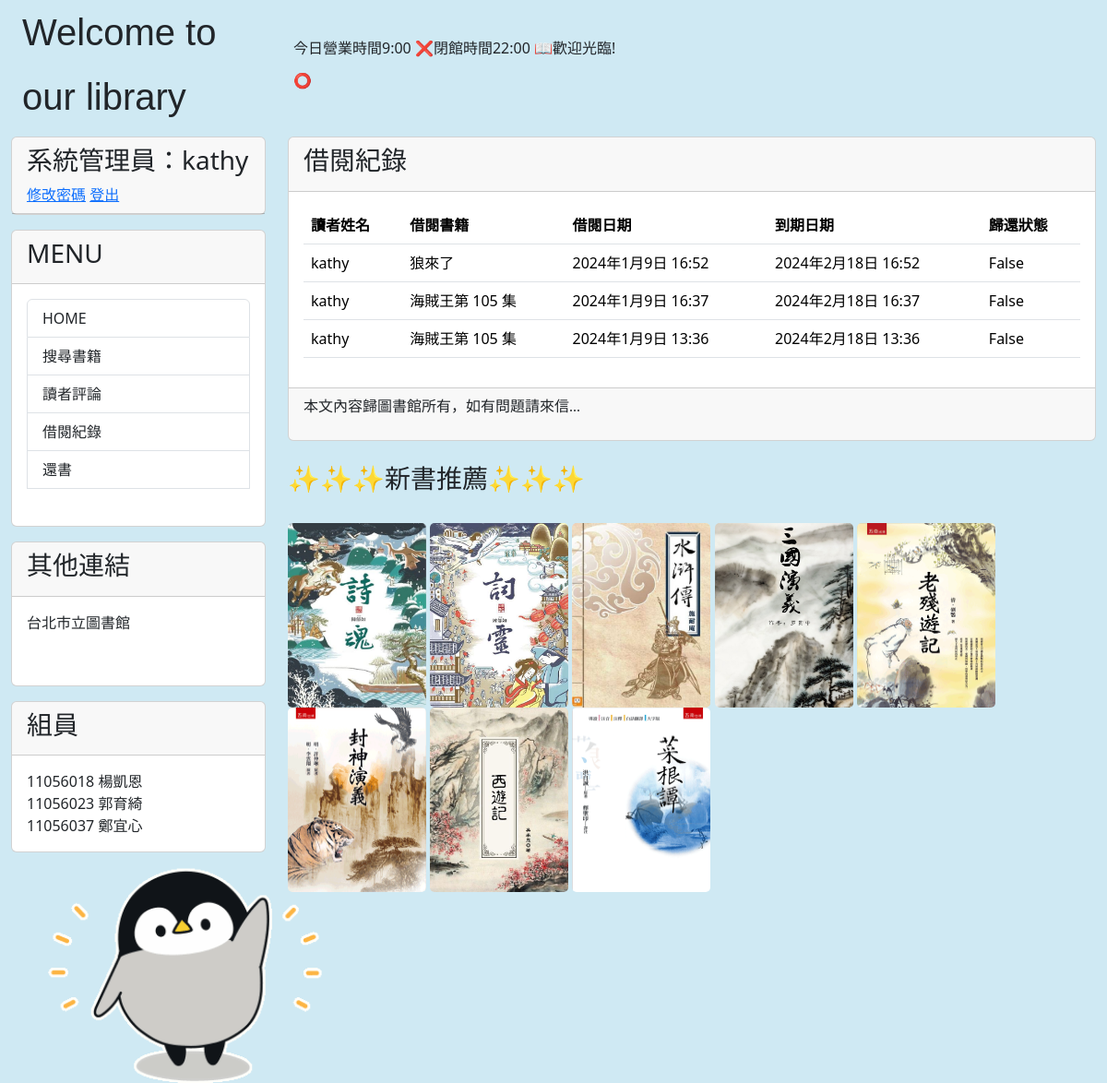
Page /borrowList/ (signed in) on the committed database.
### mytext/models.py (models this page shows)
class Borrow_book(models.Model):
    readerID = models.ForeignKey(User, on_delete=models.PROTECT)
    title = models.ForeignKey(Post, on_delete=models.PROTECT)
    borrow_date = models.DateTimeField()  #借書時間
    due_date = models.DateTimeField()     #到期日
    returned = models.BooleanField(default=False)
    class Meta:
        unique_together = ("readerID", "title", "borrow_date")

class Post(models.Model):
    GENRE_CHOICES = (
        ('童話', '童話'),
        ('漫畫', '漫畫'),
    )
    title = models.CharField(max_length=200)
    slug = models.CharField(max_length=200)
    genre = models.CharField(max_length=200, choices=GENRE_CHOICES)
    author = models.CharField(max_length=50)
    condition = models.TextField()
    quantity = models.IntegerField()
    body = models.TextField()
    pub_date = models.DateTimeField(auto_now_add=True)
    class Meta:
        ordering = ('-pub_date',)
    def __str__(self):
        return self.title

### mytext/views.py (the view)
# urls.py: path('borrowList/',mv.getBorrowListByUser,name='borrowList'),
@login_required
def getBorrowListByUser(request):
    if request.user.is_authenticated:
        user_name = request.user.username
    else:
        user_name="未登入"
    current_user = request.user
    borrowList = Borrow_book.objects.filter(readerID=current_user).order_by('-borrow_date', '-returned')
    identityName = identity(current_user)
    return render(request, 'borrowbook.html', locals())

### mytext/views.py (called while the page is built)
def identity(user):
    if user.is_superuser:
        return "系統管理者"
    elif user.is_staff:
        return "圖書管理員"
    else:
        return "使用者"

### mytext/templates/borrowbook.html
{% extends "base.html" %} {% block title %}歡迎光臨 圖書館{% endblock title %}
{% block headmessage %} <h3>借閱紀錄</h3> {% endblock headmessage %}
{% block content %}
{%if borrowList %}
<table class="table table-hover">
  <thead>
    <tr style="background-color: #cccccc">
      <th>讀者姓名</th>
      <th>借閱書籍</th>
      <th>借閱日期</th>
      <th>到期日期</th>
      <th>歸還狀態</th>
    </tr>
  </thead>
  <tbody>
    {% for record in borrowList %}
    <tr background='{% cycle "#ffccff" "#ccffcc" %}'>
      <td>{{ record.readerID }}</td>
      <td>{{ record.title }}</td>
      <td>{{ record.borrow_date }}</td>
      <td>{{ record.due_date }}</td>
      <td>{{ record.returned }}</td>
    </tr>
    {% endfor %}
  </tbody>
</table>
{% else %}
<p>還沒有借閱紀錄喔~</p>
{% endif %}
{% endblock %}

### templates/base.html (shortened to what this page needs)
<!DOCTYPE html>
<html>
  <head>
    <link
      href="https://cdn.jsdelivr.net/npm/bootstrap@5.3.2/dist/css/bootstrap.min.css"
      rel="stylesheet"
    />
  </head>
  <body style="background-color: rgb(207, 233, 243)">
    <div class="container-fluid" >
      {% include 'header.html' %}
      <div class="row">
        <div class="col-sm-3 col-md-3">
          <div class="card">
            <div class="card-header">
              {% if request.user.is_active %}
                  {% if request.user.is_superuser %}
                      <h3>系統管理員：{{ user_name }}</h3>
                  {% elif request.user.is_staff %}
                      <h3>圖書管理員：{{ user_name }}</h3>
                  {% else %}
                      <h3>帳號名稱:{{ user_name }}</h3>
                  {% endif %}
                  <a href="{% url 'changePassword' %}">修改密碼</a>
                  <a href="{% url 'logout' %}">登出</a>
              {% else %}
                  <h3>目前尚未登入</h3>
            </div>
            <div class="card-body">
              <a href="{% url 'register' %}">註冊</a>
              <a href="{% url 'login' %}">登入</a>
              {% endif %}
            </div>
          </div>
          <div class="card">
            <div class="card-header">
              <h3>MENU</h3>
            </div>
            <div class="card-body">
              <div class="list-group">
                <a href="/" class="list-group-item">HOME</a>
                <a href="{% url 'search' %}" class="list-group-item">搜尋書籍</a>
                <a href="{% url 'show_all_post' %}" class="list-group-item">讀者評論</a>
                <a href="{% url 'borrowList' %}" class="list-group-item">借閱紀錄</a>
                <a href="{% url 'returnBookPage' %}" class="list-group-item">還書</a>
                <br/>
              </div>
            </div>
          </div>
          <p>
          <div class="card">
            <div class="card-header">
              <h3>其他連結</h3>
            </div>
            <div class="card-body">
              <a href="https://tpml.gov.taipei/" class="list-group-item">台北市立圖書館</a>
              <p>
              <div class="a2a_kit a2a_kit_size_32 a2a_default_style">
                <a class="a2a_button_email"></a><br>
              </div>
            </div>
          </div>
          <p>
          <div class="card">
            <div class="card-header">
              <h3>組員</h3>
            </div>
            <div class="card-body">
              <a>11056018 楊凱恩</a>
              <br>
              <a>11056023 郭育綺</a><br>
              <a>11056037 鄭宜心</a>
              <br>
            </div>
          </div>
          {% load static %}
          <div class='well'>
            <img src="{% static "images/Penguin.gif" %}" height='250px';>
          </div>
        </div>
        <div class="col-sm-9 col-md-9">
          <div class="card">
            <div class="card-header">
              {% block headmessage %} {% endblock %}
            </div>
            <div class="card-body">{% block content %} {% endblock %}</div>
            <div class="card-footer">{% include 'footer.html' %}</div>
          </div>
          <br>
            <div class="images">
              <h3> ✨✨✨新書推薦✨✨✨</h3><br>
              <a href="https://www.books.com.tw/products/0010717170"><img  src="{% static "images/cfjdpf.jpg" %}"  width="150" height="200"></a>
              <a href="https://www.books.com.tw/products/0010751025"><img src="{% static "images/149.jpg" %}" width="150" height="200"></a>
              <a href="https://www.books.com.tw/products/0010687123"><img src="{% static "images/OSGcfjOEsz2MjCyb-ocCRA.jpg" %}" width="150" height="200"></a>
              <a href="https://www.books.com.tw/products/0010223164"><img src="{% static "images/3da0c9c0ec07ff6cd62be5675a507273.jpg" %}" width="150" height="200"></a>
              <a href="https://www.books.com.tw/products/0010443908"><img src="{% static "images/8R41.gif" %}" width="150" height="200"></a>
              <a href="https://www.books.com.tw/products/0010960530"><img src="{% static "images/8R40.gif" %}" width="150" height="200"></a>
              <a href="https://www.books.com.tw/products/0010467655"><img src="{% static "images/phqozkg_460x580.jpg" %}" width="150" height="200"></a>
              <a href="https://www.books.com.tw/products/0010644077"><img src="{% static "images/8R19.gif" %}" width="150" height="200"></a>
            </div>
        </div>
      </div>
    </div>
  </body>
</html>

### templates/base.html (style rules this page uses)
img { border-radius: 5px; cursor: pointer; transition: 0.3s; }

### rows in the picture
Borrow_book: readerID "kathy", title "狼來了", borrow_date "2024年1月9日 16:52", due_date "2024年2月18日 16:52", returned "False"
Borrow_book: readerID "kathy", title "海賊王第 105 集", borrow_date "2024年1月9日 16:37", due_date "2024年2月18日 16:37", returned "False"
Borrow_book: readerID "kathy", title "海賊王第 105 集", borrow_date "2024年1月9日 13:36", due_date "2024年2月18日 13:36", returned "False"

### other values in the picture
{{ user_name }} "kathy"
